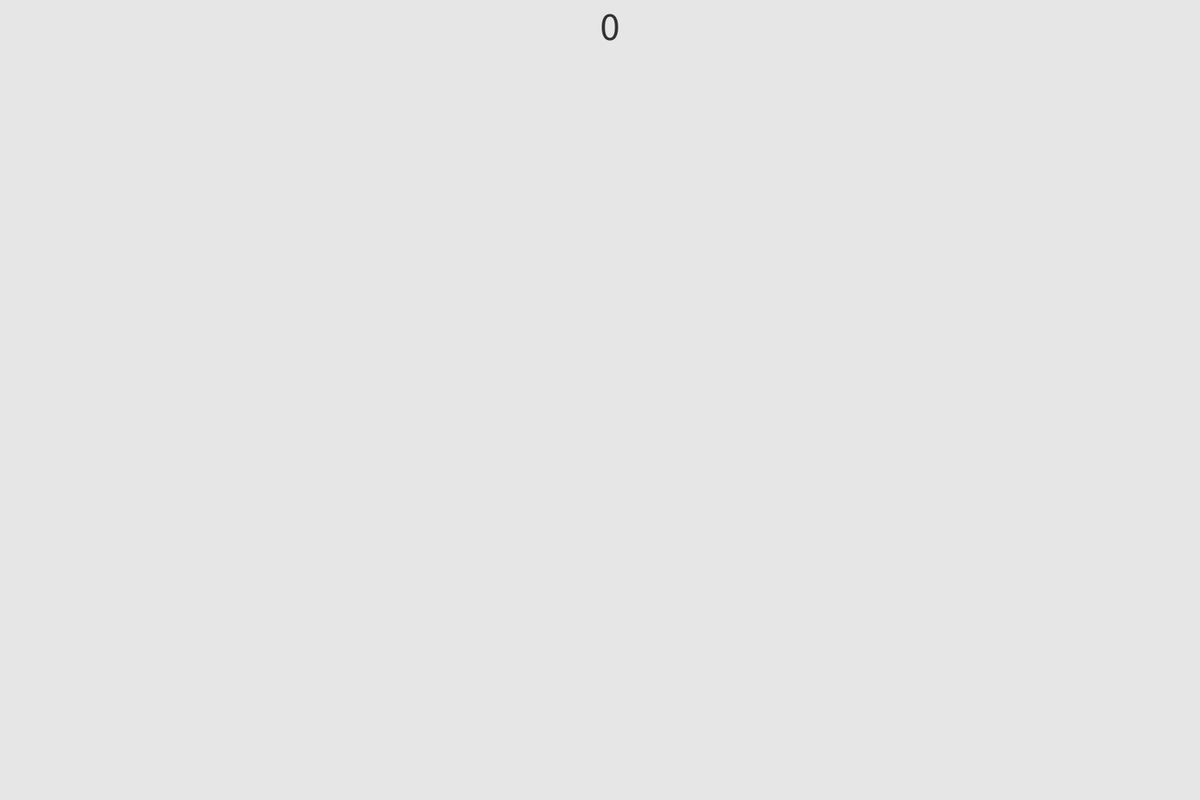
Frame 1 (no input)
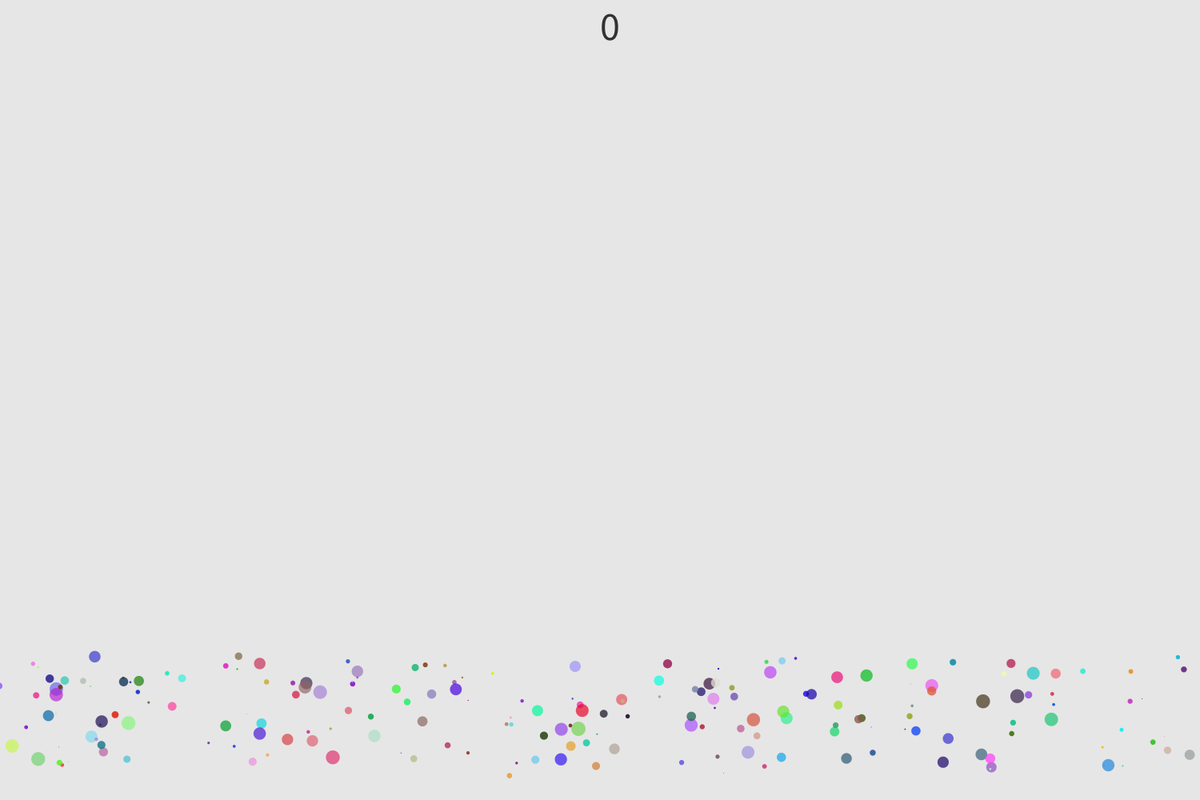
Frame 60 (the mouse pressed at the canvas centre just before this capture)
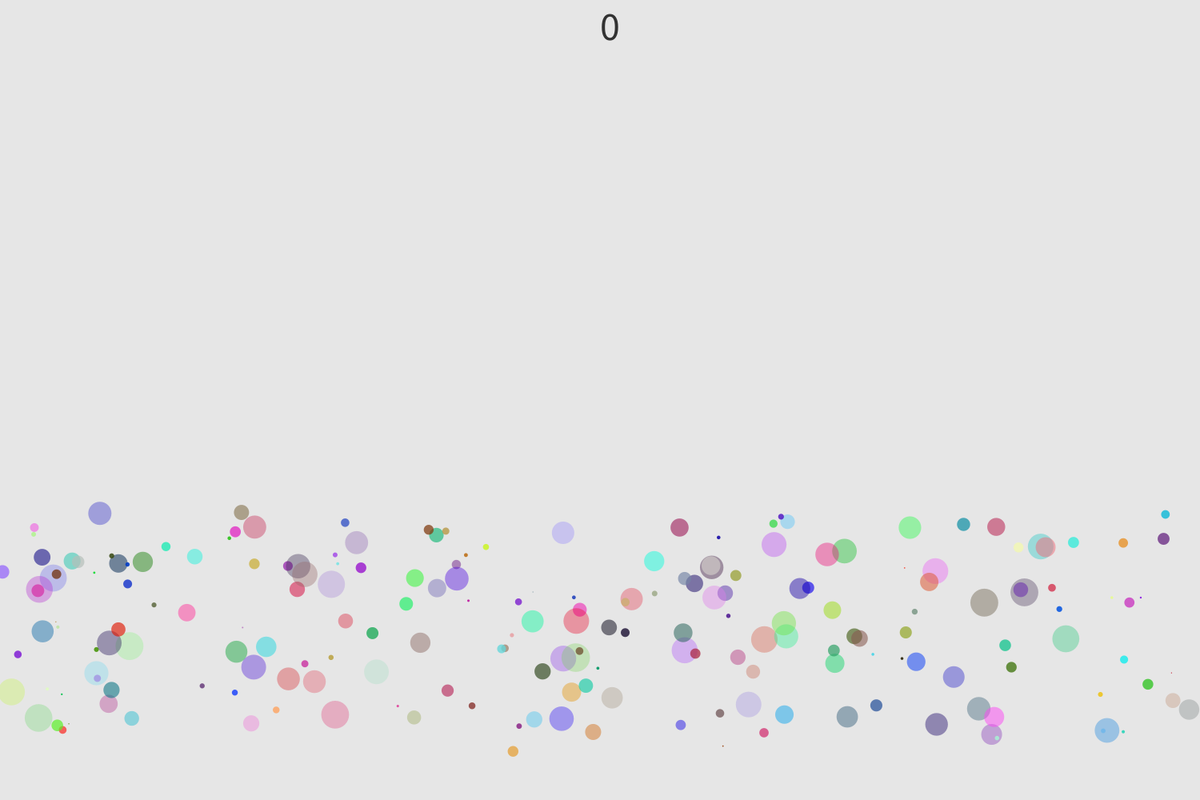
Frame 120 (the mouse held since frame 60 and released just before this capture)

The Processing sketch that drew these frames (run headless with seeded random() and noise(); from frame 60 on, the mouse is pressed at the canvas centre):

// Processing sketch: bubble_main
// ── bubble_main.pde

Bubble[] b = new Bubble[200];

ArrayList<Effect> e;
int score;

void setup() {
  size(1500, 1000);

  for (int i=0; i<b.length; i++) {
    b[i] = new Bubble(random(width), height);
  }
  
  e = new ArrayList<Effect>();
}

void draw() {
  background(230);

  for (int i=0; i<b.length; i++) {
    b[i].grow();
    b[i].floating();
    b[i].render();
  }
  
  for(int i=0; i < e.size(); i++){
    e.get(i).update();
  }
  
  if(e.size() > 4){
    for(int i=0; i < e.size()-4; i++)
    {
      e.remove(i);
    }
  }
  
  fill(50);
  textSize(50);
  text(score, width/2, 50);
  
}

void mousePressed(){
  
  for (int i=0; i<b.length; i++) {
    b[i].pop(mouseX, mouseY);
    if(b[i].hit){
        e.add(new Effect(mouseX, mouseY, 20));
        b[i].hit = false;
        score++;
    }
  }
}

// ── Bubble.pde

class Bubble {

  float SIZELIMIT = 50;
  PVector position;
  float size;
  int alpha;

  float velocity;
  float inflation;

  color mColor;
  
  boolean hit = false;

  Bubble() {
  }

  Bubble(float x, float y) {
    position = new PVector(x, y);
    size = 0;
    alpha = 255;

    inflation = random(.01f, 0.3f);
    velocity = random(.5f, 3.0f);
    mColor = color(random(255), random(255), random(255));
  }

  void floating() {
    position.add(random(-velocity, velocity), -velocity);

    if (position.y < 0) {
      appear();
    }
  }

  void grow() {
    size += inflation;

    //fade
    alpha = (int)map(size, 0, SIZELIMIT, 255, 0);
  }

  void appear() {
    hit = false;
    size = 0.0f;
    alpha = 255;
    position.set(random(0, width), height);
    mColor = color(random(255), random(255), random(255));
  }

  void render() {

    noStroke();
    fill( mColor, alpha);

    circle(position.x, position.y, size);

    if (size > SIZELIMIT) {
      appear();
    }
  }
  
  void pop(float mousePosX, float mousePosY){
    
    if(mousePosX > position.x - size/2 && mousePosX < position.x + size/2 &&
       mousePosY > position.y - size/2 && mousePosY < position.y + size/2){
         appear();
         hit = true;
         
    }
    
  }
}

// ── Effect.pde

class Effect{
  
  float x, y;
  
  int spillCount;
  
  ArrayList<Spill> s;
  
  Effect(float x, float y, int spillCount){
    
    this.x = x;
    this.y = y;
    
    this.spillCount = (int)random(3, spillCount);
    
    s = new ArrayList<Spill>();
    
    for(int i=0; i<spillCount; i++){
      s.add(new Spill(x, y, random(1, 10), color(random(255), random(255), random(255))));
    }
    
  }
  
  void update(){
    
    for(int i=0; i<s.size(); i++){
      s.get(i).update();
      s.get(i).render();
      
      if(!s.get(i).alive){
        s.remove(i);
      }
    }    
  }

      
}

// ── Spill.pde

class Spill{
  
  float radius;
  
  PVector pos;
  PVector vel, acc;
  
  color col;
  float GRAV = 0.5f;
  
  boolean alive = true;
  int age = 0;
  int life;
  int MAX_LIFE = 100;
  int MIN_LIFE = 10;
  
  Spill(float x, float y, float radius, color col){
    
    pos = new PVector(x, y);
    this.radius = radius;
    this.col = col;
    
    vel = new PVector(random(-10, 10), random(-20, 20));
    acc = new PVector(0,0);
    
    life = (int)random(MIN_LIFE, MAX_LIFE);
  }
  
  void update() {
     
    acc.add(0, GRAV);
    
    vel.add(acc);
    pos.add(vel);
     
    acc.set(0,0);
    
    fade();
  }

   void render(){
     
     fill(col, map(age, 0, MAX_LIFE, 255, 0));
     circle(pos.x, pos.y, radius);
   }
   
   void fade(){
     
     if(age >= life){
       alive = false;
     }
     age++;
   }
}
